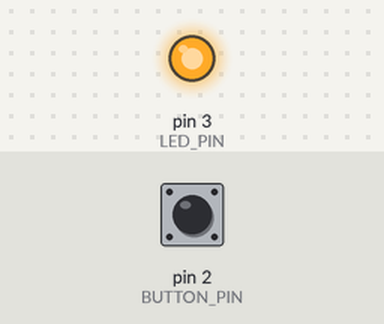
Simulated run of this sketch. Board: Arduino Uno, built with avr-gcc and run on an emulated ATmega328P. Parts: output pins drawn as LEDs (lit = HIGH). Dashed ring = blinking. Inputs (shaded band) come from the test bench; at power-on: pin 2 (BUTTON_PIN) HIGH. What the sketch prints to the serial monitor is not drawn.

Above: at 1.2 s.
1.3 s: pin 2 (BUTTON_PIN) pulled LOW for 0.15 s
At 1.6 s:
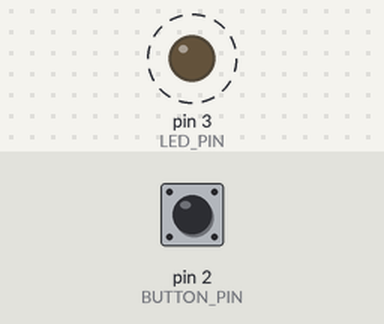
Timing chart, 0 to 10.4 s (numbered marks = the images above; inputs shaded):
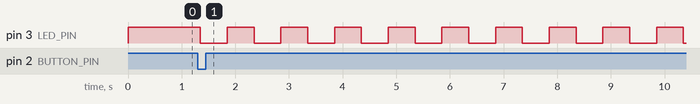

Measured:
- after the input at 1.3 s, pin 3 (LED_PIN): alternates HIGH for 0.50 s and LOW for 0.50 s, starting after 0.05 s

The sketch:

HW3-2.ino
```cpp
const int LED_PIN = 3;
const int BUTTON_PIN = 2;
int ledMode = 0;

int buttonState = 0;
int lastButtonState = LOW;
long lastDebounceTime = 0;
long debounceDelay = 50;

long lastFlashTime = 0;
int ledState = LOW;

const int SLOW_DELAY = 500;
const int MEDIUM_DELAY = 250;
const int FAST_DELAY = 100;

void setup() {
  pinMode(LED_PIN, OUTPUT);
  pinMode(BUTTON_PIN, INPUT_PULLUP);
  Serial.begin(9600);
  Serial.println("Arduino LED 控制啟動!");
  Serial.println("當前模式: 0 - 恆亮");

  digitalWrite(LED_PIN, HIGH);
}

void loop() {
  handleButtonPress();
  switch (ledMode) {
    case 0: // 恆亮 (Initial State: 衡亮)
      digitalWrite(LED_PIN, HIGH);
      break;
    case 1: // 慢閃爍 (Slow Flash)
      flashLED(SLOW_DELAY);
      break;
    case 2: // 不快不慢的閃爍 (Medium Flash)
      flashLED(MEDIUM_DELAY);
      break;
    case 3: // 快閃爍 (Fast Flash)
      flashLED(FAST_DELAY);
      break;

    default:
      digitalWrite(LED_PIN, LOW);
      break;
  }
}

void handleButtonPress() {
  int reading = digitalRead(BUTTON_PIN);

  if (reading != lastButtonState) {
    lastDebounceTime = millis();
  }

  if ((millis() - lastDebounceTime) > debounceDelay) {
    if (reading != buttonState) {
      buttonState = reading;

      if (buttonState == LOW) {
       ledMode = (ledMode + 1) % 4;
        ledState = LOW;
        digitalWrite(LED_PIN, LOW);
        lastFlashTime = millis();

        Serial.print("切換模式: ");
        Serial.println(ledMode);
      }
    }
  }

  lastButtonState = reading;
}

void flashLED(int delayTime) {
  if (millis() - lastFlashTime >= delayTime) {
    lastFlashTime = millis();

    if (ledState == LOW) {
      ledState = HIGH;
    } else {
      ledState = LOW;
    }

    digitalWrite(LED_PIN, ledState);
  }
}
```
